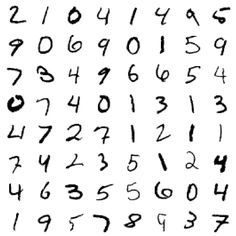
#> input picture math/mnist.jpg, 236 x 236 px
$ jupyter execute matrix_homework2.ipynb
#> lines starting #> are read from the running program, lines starting #| are printed output that depends on the picture
## Домашнее задание "Продвинутая линейная алгебра"

Придумайте матрицы, которые обладают следующими свойствами:

[cell 1]
import numpy as np
import math

# Уровень 0

[cell 2]
# a) диагональная, ортогональная, но не единичная(!):

a = np.array([[-1, 0], [0, 1]])
# проверка
at = a.transpose()
a.dot(at)

[cell 3]
# b) верхнетреугольная, ортогональная:

b = np.array([[-1, 0, 0],
              [0, 1, 0],
              [0, 0, -1]
            ])

# проверка
bt = b.transpose()
b.dot(bt)

[cell 4]
# c) нижнетреугольная, ортогональная:

c = np.array([[-1, 0, 0],
              [0, 1, 0],
              [0, 0, -1]
            ])

# проверка
ct = c.transpose()
c.dot(ct)

[cell 5]
# d) матрица, у которой определитель = 1, и все элементы не равны 0:

d = np.array([[2, 3],
              [1, 2]])

# проверка
np.linalg.det(d)

[cell 6]
# Найдите собственные значения и собственные вектора матриц:

m = np.array([[2, 2], [1, 3]])
print(m)

[cell 7]
np.linalg.eig(m)

# Уровень 1

[cell 8]
# Найдите спектральное разложение матрицы:
m = np.array([[1, 2],
[2,3]])
print(m)

[cell 9]
eg = np.linalg.eig(m)
eg

[cell 10]
x = np.array(eg[1])
x

[cell 11]
y = np.diag(eg[0])
y

[cell 12]
z = np.linalg.inv(x)

[cell 13]
srm = x.dot(y).dot(z)
srm

Постройте зависимость качества восстановления рукописных цифр (MNIST) в зависимости от различного количества
компонент PCA. В качестве метрики различия предлагаю использовать MSE

[cell 14]
from PIL import Image
img = Image.open("mnist.jpg")
#> img is the input picture: PIL image 236x236 L; min 0, max 255, mean 234.1
arr = np.array(img.getdata())
img

[cell 15]
print(arr.size)
#| 55696
print(arr.size ** 0.5)
#| 236.0

[cell 16]
x = np.resize(arr, (236, 236))
x

[cell 17]
from sklearn.decomposition import PCA
from sklearn.metrics import mean_squared_error as mse

i = 1
res = []
while i <= 235:
    pca = PCA(n_components = i)
    reduced = pca.fit_transform(x)
    y = pca.inverse_transform(reduced)
    m = mse(x, y)
    res.append(m)
    i += 1
#> this loop made 235 passes
#> m on passes 1 to 3: 2200.8, 2003.6, 1832.1
#> pass 1, `y = pca.inverse_transform(reduced)`:
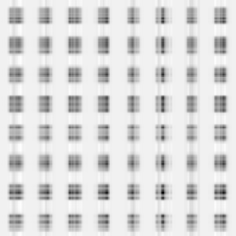
#> y: shape (236, 236) float64; min 16.61, max 268.1, mean 234.1; drawn with min black and max white
#> pass 2, `y = pca.inverse_transform(reduced)`:
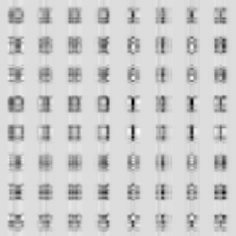
#> y: shape (236, 236) float64; min -28.97, max 297.2, mean 234.1; drawn with min black and max white
#> pass 3, `y = pca.inverse_transform(reduced)`:
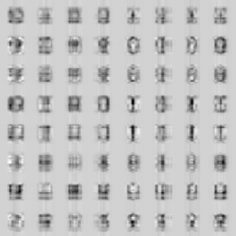
#> y: shape (236, 236) float64; min -39.88, max 317.6, mean 234.1; drawn with min black and max white
#> after the loop:
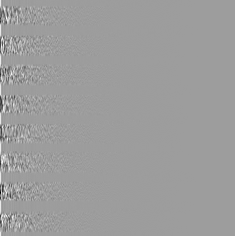
#> reduced: shape (236, 235) float64; min -935.7, max 583.6, mean 0; drawn with min black and max white
#> after the loop, i = 236; res = 235 values, max 2200.8 at index 0, min 2.57e-26 at index 214, mean 130.7

[cell 18]
import matplotlib.pyplot as plt
plt.figure(figsize=(20,8))
plt.plot(res)
plt.xlabel('Размерность')
plt.ylabel('MSE')
plt.show()
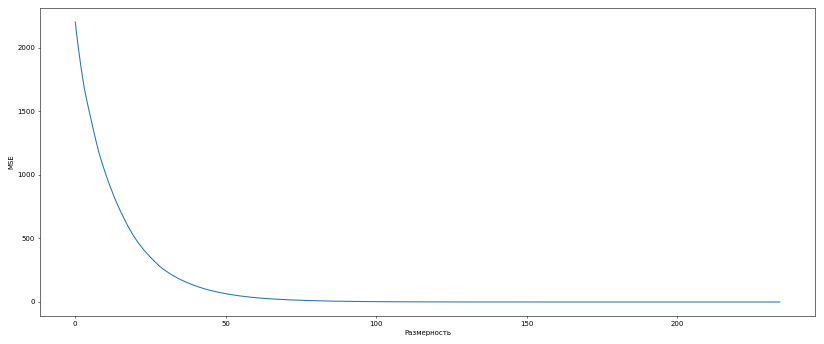
#> figure drawn by matplotlib, 1 panel; curve peaks at x = 0, y = 2200.8
